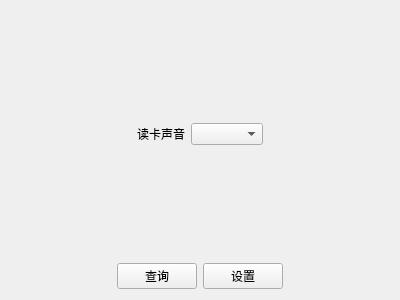
<?xml version="1.0" encoding="UTF-8"?>
<ui version="4.0">
 <class>BuzzerConfigForm</class>
 <widget class="QWidget" name="BuzzerConfigForm">
  <property name="geometry">
   <rect>
    <x>0</x>
    <y>0</y>
    <width>400</width>
    <height>300</height>
   </rect>
  </property>
  <property name="windowTitle">
   <string>Form</string>
  </property>
  <layout class="QGridLayout" name="gridLayout_2">
   <item row="0" column="0">
    <spacer name="verticalSpacer">
     <property name="orientation">
      <enum>Qt::Vertical</enum>
     </property>
     <property name="sizeHint" stdset="0">
      <size>
       <width>20</width>
       <height>105</height>
      </size>
     </property>
    </spacer>
   </item>
   <item row="1" column="0">
    <layout class="QHBoxLayout" name="horizontalLayout_2">
     <item>
      <spacer name="horizontalSpacer_3">
       <property name="orientation">
        <enum>Qt::Horizontal</enum>
       </property>
       <property name="sizeHint" stdset="0">
        <size>
         <width>40</width>
         <height>20</height>
        </size>
       </property>
      </spacer>
     </item>
     <item>
      <layout class="QGridLayout" name="gridLayout">
       <item row="0" column="0">
        <widget class="QLabel" name="label_3">
         <property name="text">
          <string>读卡声音</string>
         </property>
        </widget>
       </item>
       <item row="0" column="1">
        <widget class="QComboBox" name="comboBox_1"/>
       </item>
      </layout>
     </item>
     <item>
      <spacer name="horizontalSpacer_4">
       <property name="orientation">
        <enum>Qt::Horizontal</enum>
       </property>
       <property name="sizeHint" stdset="0">
        <size>
         <width>40</width>
         <height>20</height>
        </size>
       </property>
      </spacer>
     </item>
    </layout>
   </item>
   <item row="2" column="0">
    <spacer name="verticalSpacer_2">
     <property name="orientation">
      <enum>Qt::Vertical</enum>
     </property>
     <property name="sizeHint" stdset="0">
      <size>
       <width>20</width>
       <height>104</height>
      </size>
     </property>
    </spacer>
   </item>
   <item row="3" column="0">
    <layout class="QHBoxLayout" name="horizontalLayout">
     <item>
      <spacer name="horizontalSpacer">
       <property name="orientation">
        <enum>Qt::Horizontal</enum>
       </property>
       <property name="sizeHint" stdset="0">
        <size>
         <width>40</width>
         <height>20</height>
        </size>
       </property>
      </spacer>
     </item>
     <item>
      <widget class="QPushButton" name="pushButton">
       <property name="text">
        <string>查询</string>
       </property>
      </widget>
     </item>
     <item>
      <widget class="QPushButton" name="pushButton_2">
       <property name="text">
        <string>设置</string>
       </property>
      </widget>
     </item>
     <item>
      <spacer name="horizontalSpacer_2">
       <property name="orientation">
        <enum>Qt::Horizontal</enum>
       </property>
       <property name="sizeHint" stdset="0">
        <size>
         <width>40</width>
         <height>20</height>
        </size>
       </property>
      </spacer>
     </item>
    </layout>
   </item>
  </layout>
 </widget>
 <resources/>
 <connections/>
</ui>
